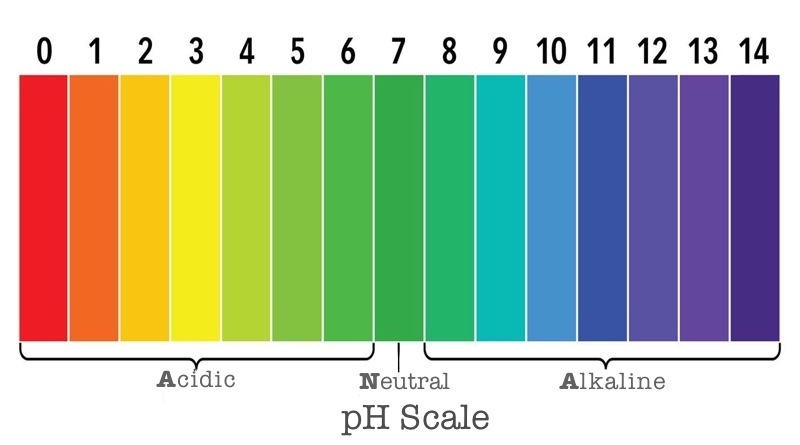
#> input picture image_recognition/pHscale.jpg, 800 x 445 px; its folder holds only this picture in this run
$ python -i tkinter_image_load.py   (imports and definitions only)
#> lines starting #> are read from the running program, lines starting #| are printed output that depends on the picture; after the words box and inside, x2 and y2 are one past the last pixel; in counts of white or black regions, pixels touching at a corner belong together
from tkinter import *
from PIL import Image
from PIL import ImageTk
import tkinter.filedialog as fd
import cv2


def callback(event):
    print(event.x, event.y)


def select_image():
    global panelA, panelB
    path = fd.askopenfilename()
#> the answer given: pHscale.jpg
    if len(path) > 0:
        image = cv2.imread(path)
#> image is the input picture: shape (445, 800, 3); mean B, G, R 163.7, 187, 176.7
        grey = cv2.cvtColor(image, cv2.COLOR_BGR2GRAY)
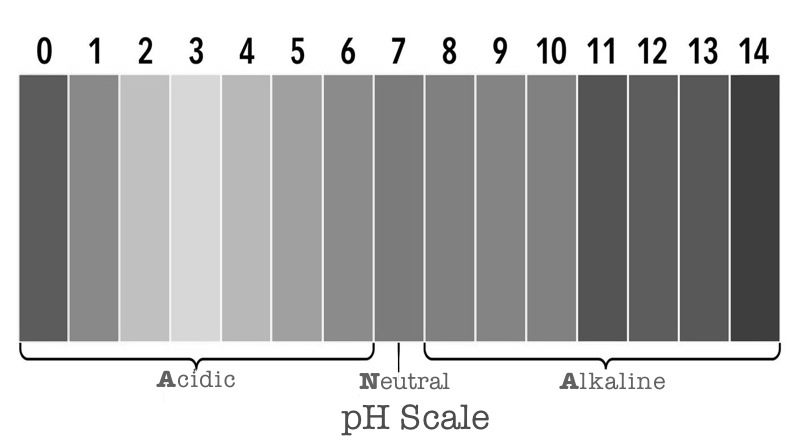
#> grey: shape (445, 800); min 0, max 255, mean 181.3
        edged = cv2.Canny(grey, 50, 100)
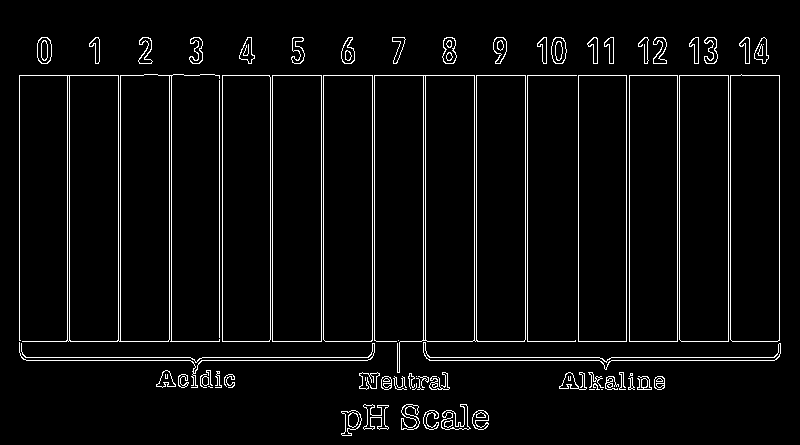
#> edged: shape (445, 800); 4.2% white in thin lines or dots, all inside (x1, y1, x2, y2) = (19, 37, 781, 436)

        image = cv2.cvtColor(image, cv2.COLOR_BGR2RGB)

        image = Image.fromarray(image)
        edged = Image.fromarray(edged)

        image = ImageTk.PhotoImage(image)
        edged = ImageTk.PhotoImage(edged)

        if panelA is None or panelB is None:
            panelA = Label(image=image)
            panelA.image = image
            panelA.pack(side="left", padx=10, pady=10)

            panelB = Label(image=edged)
            panelB.image = edged
            panelB.pack(side="right", padx=10, pady=10)

        else:
            panelA.configure(image=image)
            panelB.configure(image=edged)
            panelA.image = image
            panelB.image = edged


# [1 line not run here, left out]
panelA = None
panelB = None

# [2 lines not run here, left out]
# [1 line that did not run here, left out]
# [1 line that did not run here, left out]
# [2 lines not run here, left out]

# [1 line that did not run here, left out]
# [5 lines not run here, left out]

>>> result = select_image()

$ run again, on image_recognition/ph_im.png
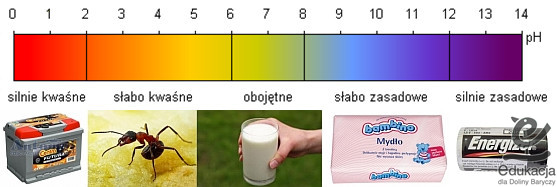
#> input picture image_recognition/ph_im.png, 557 x 187 px
#> in select_image, image is the input picture: shape (187, 557, 3); mean B, G, R 164.6, 181.3, 199.4
#> in select_image, `grey = cv2.cvtColor(image, cv2.COLOR_BGR2GRAY)`:
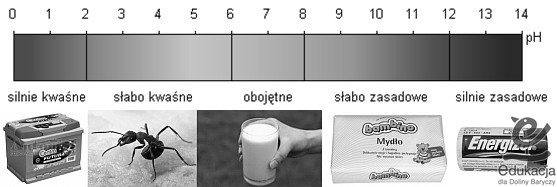
#> grey: shape (187, 557); min 0, max 255, mean 184.8
#> in select_image, `edged = cv2.Canny(grey, 50, 100)`:
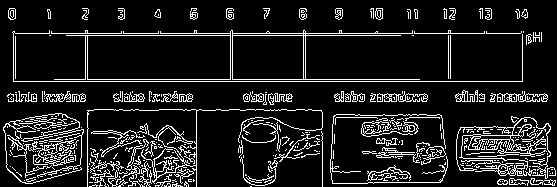
#> edged: shape (187, 557); 12% white in thin lines or dots

$ run again, on image_recognition/ph_testv1.png
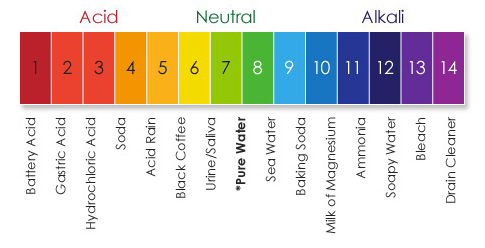
#> input picture image_recognition/ph_testv1.png, 485 x 248 px
#> in select_image, image is the input picture: shape (248, 485, 3); mean B, G, R 204.9, 211.2, 219.5
#> in select_image, `grey = cv2.cvtColor(image, cv2.COLOR_BGR2GRAY)`:
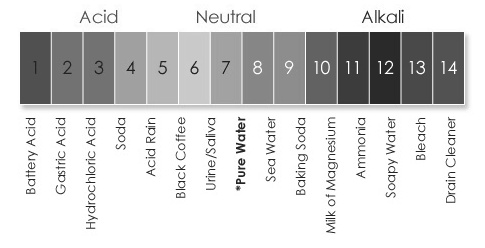
#> grey: shape (248, 485); min 34, max 255, mean 212.9
#> in select_image, `edged = cv2.Canny(grey, 50, 100)`:
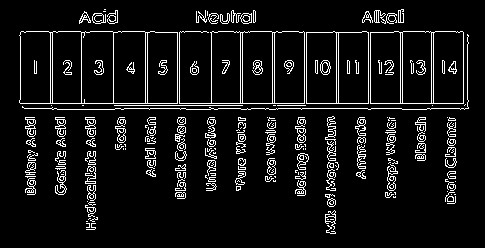
#> edged: shape (248, 485); 7.8% white in thin lines or dots, all inside (x1, y1, x2, y2) = (19, 9, 469, 234)

$ run again, on image_recognition/ph_test.jpg
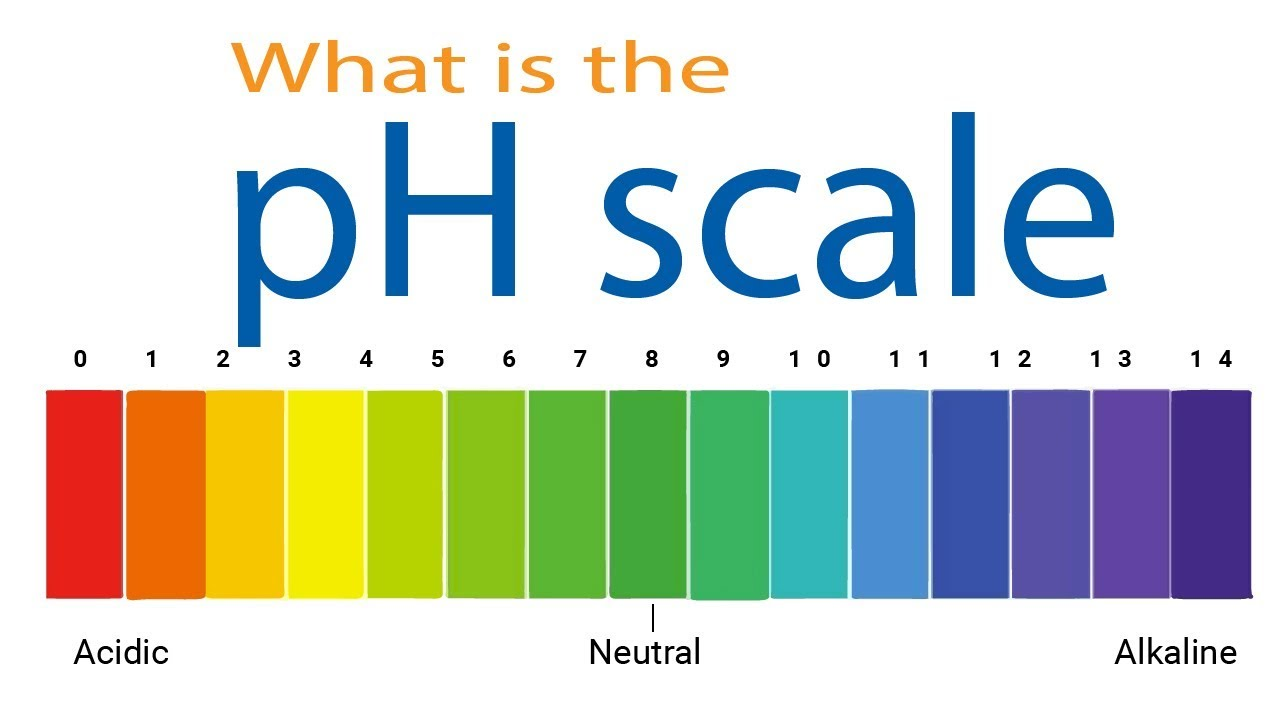
#> input picture image_recognition/ph_test.jpg, 1280 x 720 px
#> in select_image, image is the input picture: shape (720, 1280, 3); mean B, G, R 202.1, 214, 206.9
#> in select_image, `grey = cv2.cvtColor(image, cv2.COLOR_BGR2GRAY)`:
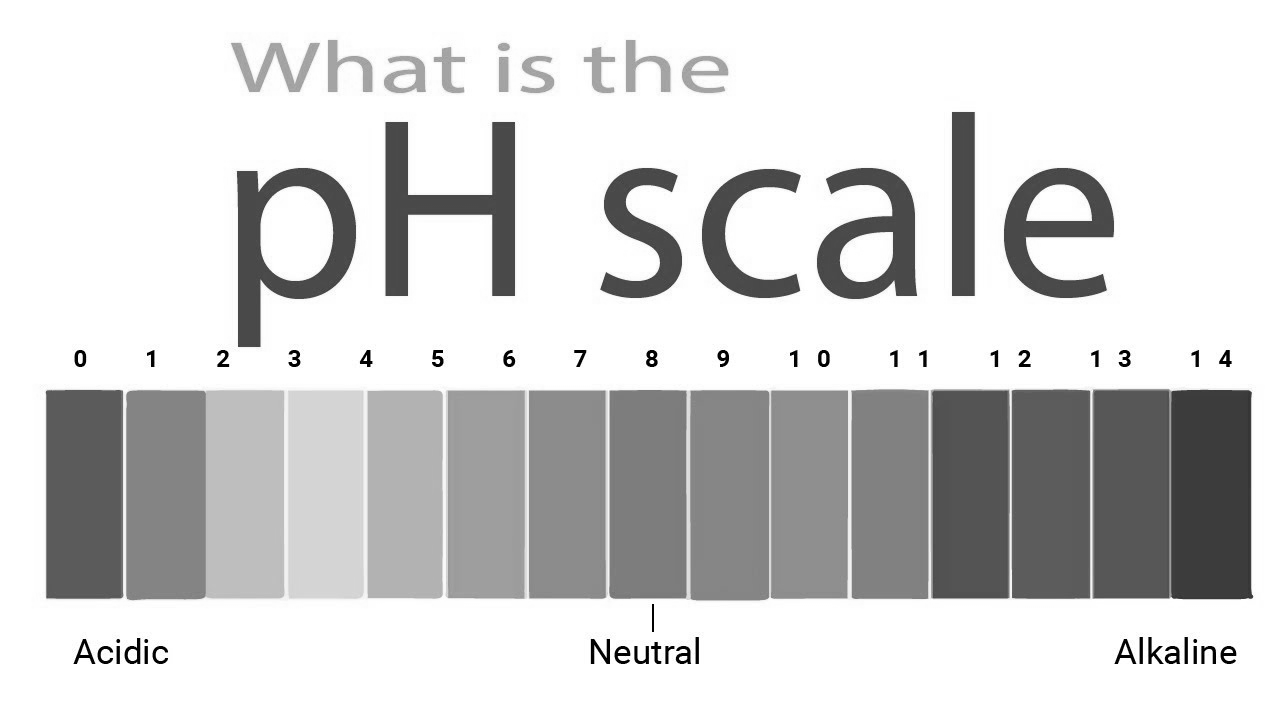
#> grey: shape (720, 1280); min 0, max 255, mean 210.5
#> in select_image, `edged = cv2.Canny(grey, 50, 100)`:
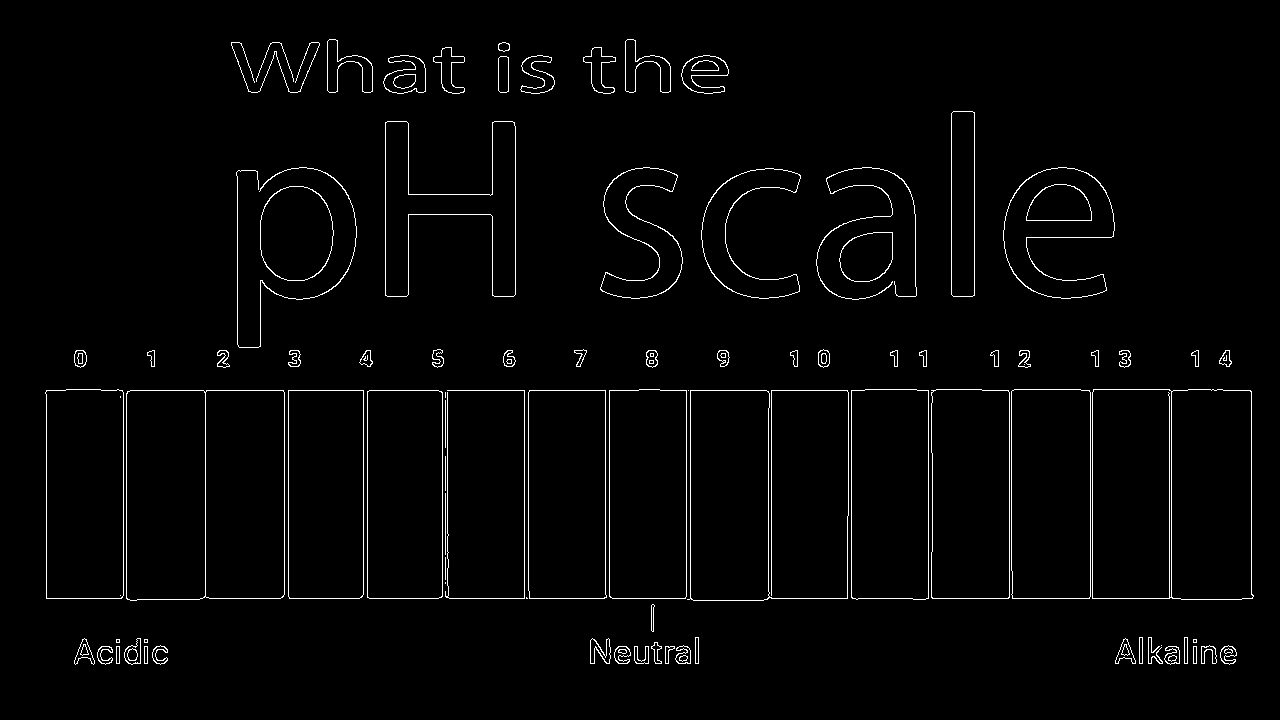
#> edged: shape (720, 1280); 2% white in thin lines or dots, all inside (x1, y1, x2, y2) = (45, 39, 1254, 665)
